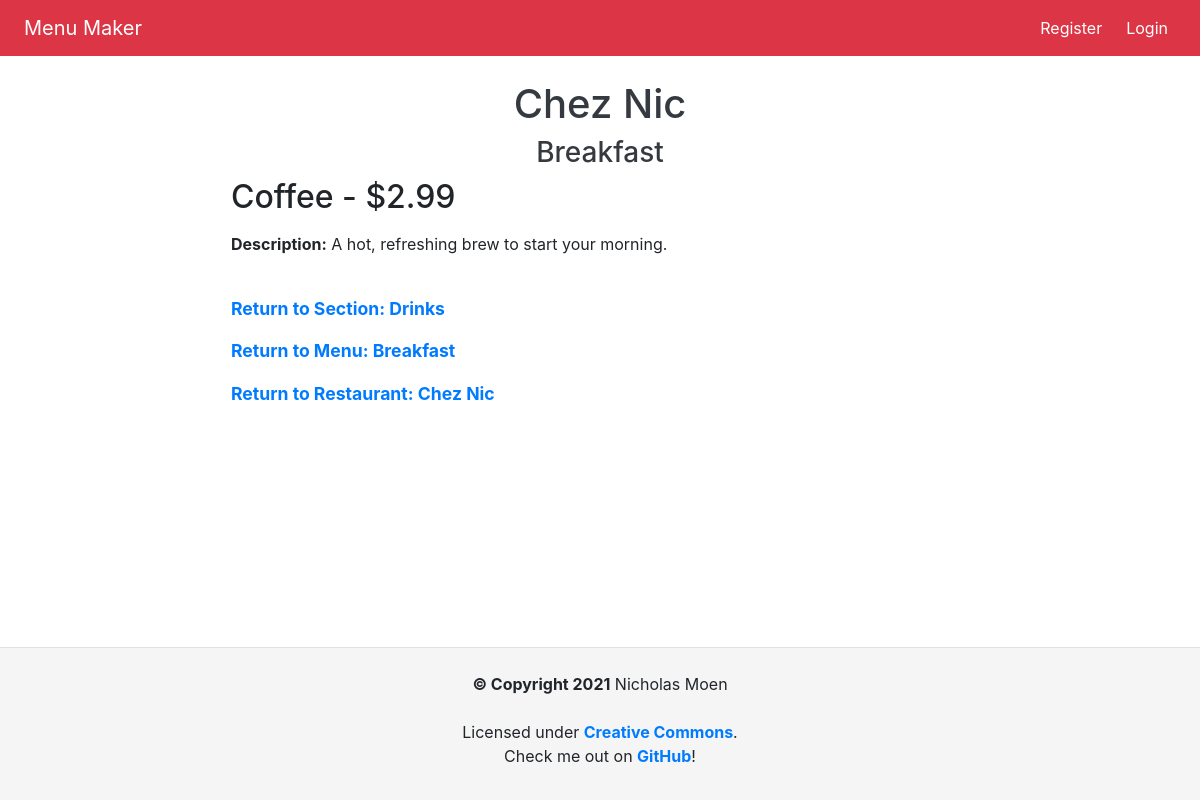
/restaurants/chez-nic/menus/breakfast/drinks/coffee/, run on the app's committed database.
### menus/models.py (models this page shows, shortened)
class MenuItem(models.Model):
    menusection = models.ForeignKey('MenuSection', on_delete=models.CASCADE)
    name = models.CharField(max_length=128, default=None, blank=False)
    slug = models.SlugField(max_length=128)
    price = models.IntegerField(
        help_text="Enter the price in cents (e.g. $5.00 = 500 cents)",
        blank=True, null=True)
    description = models.CharField(max_length=1024, blank=True)
    def get_readable_price(self):
        dollars = int(self.price / 100)
        cents = self.price - (dollars * 100)
        padded_cents = str(cents).zfill(2)
        return f"${dollars}.{padded_cents}"

class MenuSection(models.Model):
    menu = models.ForeignKey('Menu', on_delete=models.CASCADE)
    name = models.CharField(max_length=128, default=None, blank=False)
    slug = models.SlugField(max_length=128)
    image = models.ImageField(
        help_text="An image or logo for this section (optional)",
        upload_to=menusection_upload_to, blank=True, null=True)
    note = models.CharField(
            help_text="An optional note about this section (e.g."
                      "'Drinks come with complimentary refills.')",
            max_length=256, blank=True, null=True)

class Menu(models.Model):
    THEME_CHOICES = [
        ('default', "Default"),
        ('secondary', "Secondary")]
    restaurant = models.ForeignKey(
        'restaurants.Restaurant',
        on_delete=models.CASCADE)
    name = models.CharField(max_length=128, default=None, blank=False)
    slug = models.SlugField(max_length=128)
    image = models.ImageField(
        help_text="An image or logo for this menu (optional)",
        upload_to=menu_upload_to, blank=True, null=True)
    description = models.CharField(max_length=256, blank=True, null=True)
    theme = models.CharField(
        max_length=32,
        choices=THEME_CHOICES,
        default='default')
    class Meta:
        ordering = ['name']

### restaurants/models.py (models this page shows, shortened)
class Restaurant(models.Model):
    name = models.CharField(max_length=128, default=None, blank=False)
    slug = models.SlugField(max_length=128, unique=True)
    admin_users = models.ManyToManyField(settings.AUTH_USER_MODEL)
    image = models.ImageField(
        upload_to=upload_to, blank=True, null=True,
        help_text="An image or logo for your restaurant (optional)")
    class Meta:
        ordering = ['name']

### menus/views.py (the view)
class MenuItemDetailView(DetailView):
    model = MenuItem
    def get_object(self):
        return get_object_or_404(
            MenuItem,
            menusection__menu__restaurant__slug=self.kwargs['restaurant_slug'],
            menusection__menu__slug=self.kwargs['menu_slug'],
            menusection__slug=self.kwargs['menusection_slug'],
            slug=self.kwargs['menuitem_slug'])

### menus_project/context_processors.py (called while the page is built)
def project_name(request):
    return {'PROJECT_NAME': PROJECT_NAME}

### menus/templates/menus/menuitem_detail.html (shortened to what this page needs)
{% extends 'base.html' %}
{% block body_title %}<a class="text-dark" href="{% url 'restaurants:restaurant_detail' restaurant_slug=menuitem.menusection.menu.restaurant.slug %}">{{ menuitem.menusection.menu.restaurant.name }}</a>{% endblock %}
{% block body_subheading %}<a class="text-dark" href="{% url 'menus:menu_detail' restaurant_slug=menuitem.menusection.menu.restaurant.slug menu_slug=menuitem.menusection.menu.slug %}">{{ menuitem.menusection.menu.name }}</a>{% endblock %}
{% block content %}
<h2 class="pb-2">{{ menuitem.name }}{% if menuitem.price %} - {{ menuitem.get_readable_price }}{% endif %}</h2>
<p><strong>Description:</strong> {{ menuitem.description }}</p>
<div id="bottom-links">
  <p><a href="{% url 'menus:menusection_detail' restaurant_slug=menuitem.menusection.menu.restaurant.slug menu_slug=menuitem.menusection.menu.slug menusection_slug=menuitem.menusection.slug %}">Return to Section: {{ menuitem.menusection.name }}</a></p>
  <p><a href="{% url 'menus:menusection_detail' restaurant_slug=menuitem.menusection.menu.restaurant.slug menu_slug=menuitem.menusection.menu.slug menusection_slug=menuitem.menusection.slug %}">Return to Menu: {{ menuitem.menusection.menu.name }}</a></p>
  <p><a href="{% url 'restaurants:restaurant_detail' restaurant_slug=menuitem.menusection.menu.restaurant.slug %}">Return to Restaurant: {{ menuitem.menusection.menu.restaurant.name }}</a></p>
</div>
{% endblock content %}

### static/css/base.css (style rules this page uses)
#bottom-links { margin: 2.5rem auto; font-weight: bold; font-size: 1.1rem; }

### data on the page
MenuItem: menusection.menu.restaurant.name "Chez Nic", menusection.menu.name "Breakfast", name "Coffee", get_readable_price "$2.99", description "A hot, refreshing brew to start your morning.", menusection.name "Drinks"

### other printed values
{{ PROJECT_NAME }} "Menu Maker"
